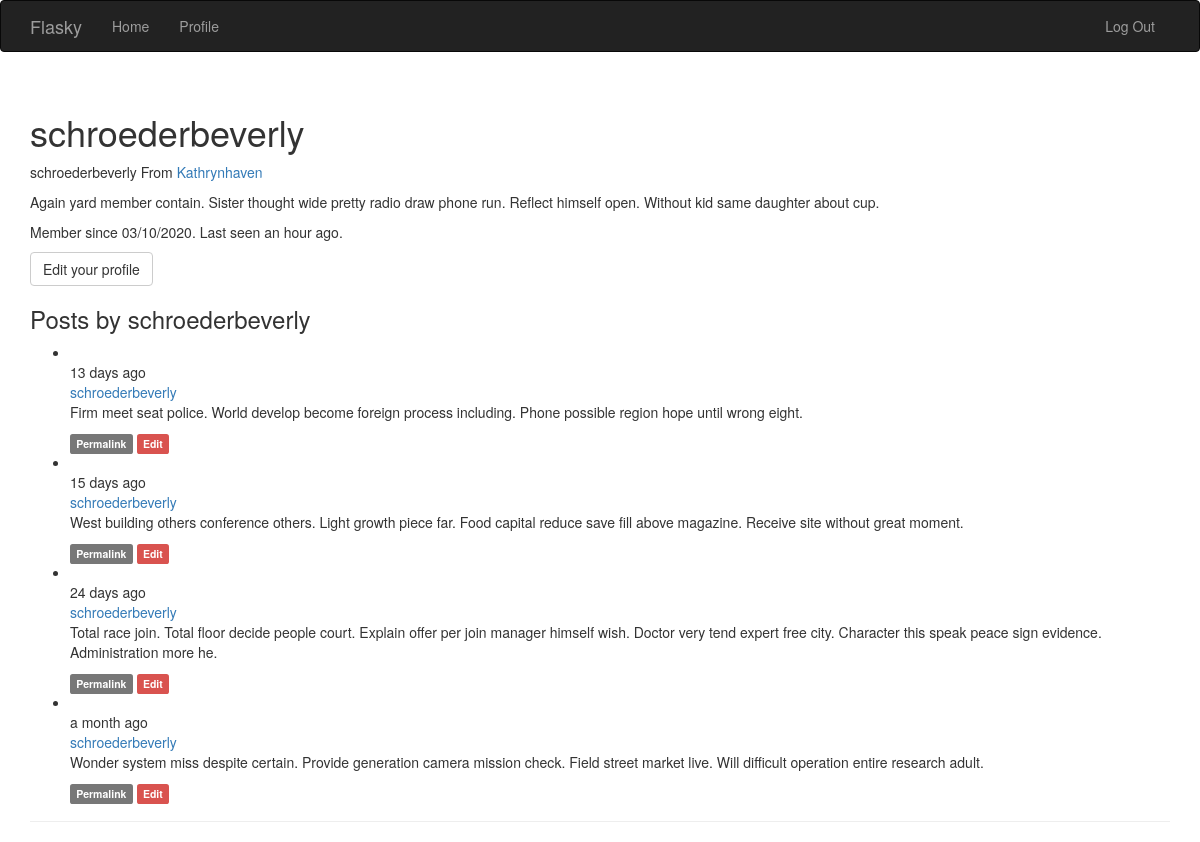
Page /user/schroederbeverly (signed in) on the committed database.
### app/models.py (models this page shows, shortened)
class User(UserMixin, db.Model):
    __tablename__ = 'users'
    id = db.Column(db.Integer, primary_key=True)
    email = db.Column(db.String(64), unique=True, index=True)
    password_hash = db.Column(db.String(128))
    username = db.Column(db.String(64), unique=True, index=True)
    role_id = db.Column(db.Integer, db.ForeignKey('roles.id'))
    confirmed = db.Column(db.Boolean, default=False)
    name = db.Column(db.String(64))
    location = db.Column(db.String(64))
    about_me = db.Column(db.Text())
    member_since = db.Column(db.DateTime(), default=datetime.utcnow)
    last_seen = db.Column(db.DateTime(), default=datetime.utcnow)
    posts = db.relationship('Post', backref='author', lazy='dynamic')
    @property
    def password(self):
        raise AttributeError('Password is not a readable attribute!')
    def can(self, perm):
        return self.role is not None and self.role.has_permission(perm)
    def is_administrator(self):
        return self.can(Permission.ADMIN)
    def ping(self):
        self.last_seen = datetime.utcnow()
        db.session.add(self)
        db.session.commit()

class Post(db.Model):
    __tablename__ = 'post'
    id = db.Column(db.Integer, primary_key=True)
    body = db.Column(db.Text)
    body_html = db.Column(db.Text)
    timestamp = db.Column(db.DateTime, index=True, default=datetime.utcnow)
    author_id = db.Column(db.Integer, db.ForeignKey('users.id'))

### app/main/views.py (the view)
@main.route('/user/<username>')
def user(username):
    user = User.query.filter_by(username=username).first_or_404()
    posts = user.posts.order_by(Post.timestamp.desc()).all()
    return render_template('user.html', user=user, posts=posts)

### app/auth/views.py (called while the page is built)
@auth.before_app_request
def before_request():
    if current_user.is_authenticated:
        current_user.ping()
        if not current_user.confirmed \
                and request.blueprint != 'auth' \
                and request.endpoint != 'static':
            return redirect(url_for('auth.unconfirmed'))

### app/main/__init__.py (called while the page is built)
@main.app_context_processor
def inject_permission():
    return dict(Permission=Permission)

### app/models.py (called while the page is built)
@login_manager.user_loader
def load_user(user_id):
    return User.query.get(int(user_id))

    def has_permission(self, perm):
        return self.permission & perm == perm

### app/templates/user.html (shortened to what this page needs)
{% extends 'base.html' %}
{% block page_content %}
<div class="page-header">
    <h1>{{ user.username }}</h1>
    <p>
        {% if user.name %}{{ user.username }}{% endif %}
        {% if user.location %}
            From <a href="http://maps.google.com/?q={{ user.location }}">
                {{ user.location }}
            </a>
        {% endif %}
    </p>
    {% if user.about_me %}<p>{{ user.about_me }}</p>{% endif %}
    <p>
        Member since {{ moment(user.member_since).format('L') }}.
        Last seen {{ moment(user.last_seen).fromNow() }}.
    </p>
    {% if user == current_user %}
    <a class="btn btn-default" href="{{ url_for('main.edit_profile') }}">Edit your profile</a>
    {% endif %}
    <h3>Posts by {{ user.username }}</h3>
    {% include '_posts.html' %}
</div>
{% endblock %}

### app/templates/_posts.html (shortened to what this page needs)
<ul class="posts">
    {% for post in posts %}
    <li class="post">
        <div class="profile-thumbnail">
        </div>
        <div class="post-date">{{ moment(post.timestamp).fromNow() }}</div>
        <div class="post-author">
            <a href="{{ url_for('.user', username=post.author.username) }}">
                {{ post.author.username }}
            </a>
        </div>
        <div class="post-content">
            <div class="post-body">
            {% if post.body_html %}
                {{ post.body_html | safe }}
            {% else %}
                {{ post.body }}
            {% endif %}
            </div>
            <div class="post-footer">
                <a href="{{ url_for('.post', id=post.id) }}"><span class="label label-default">Permalink</span></a>
                {% if current_user == post.author %}
                <a href="{{ url_for('.edit', id=post.id) }}"><span class="label label-danger">Edit</span></a>
                {% elif current_user.is_administrator() %}
                <a href="{{ url_for('.edit', id=post.id) }}"><span class="label label-danger">Edit [Admin]</span></a>
                {% endif %}
            </div>
        </div>
    </li>
    {% endfor %}
</ul>

### rows in the picture
User: username "schroederbeverly", location "Kathrynhaven", about_me "Again yard member contain. Sister thought wide pretty radio draw phone run. Reflect himself open. Without kid same daughter about cup.", member_since "03/10/2020", last_seen "an hour ago"
Post: timestamp "13 days ago", author.username "schroederbeverly", body_html "Firm meet seat police. World develop become foreign process including. Phone possible region hope until wrong eight."
Post: timestamp "15 days ago", author.username "schroederbeverly", body_html "West building others conference others. Light growth piece far. Food capital reduce save fill above magazine. Receive site without great moment."
Post: timestamp "24 days ago", author.username "schroederbeverly", body_html "Total race join. Total floor decide people court. Explain offer per join manager himself wish. Doctor very tend expert free city. Character this speak peace sign evidence. Administration more he."
Post: timestamp "a month ago", author.username "schroederbeverly", body_html "Wonder system miss despite certain. Provide generation camera mission check. Field street market live. Will difficult operation entire research adult."
